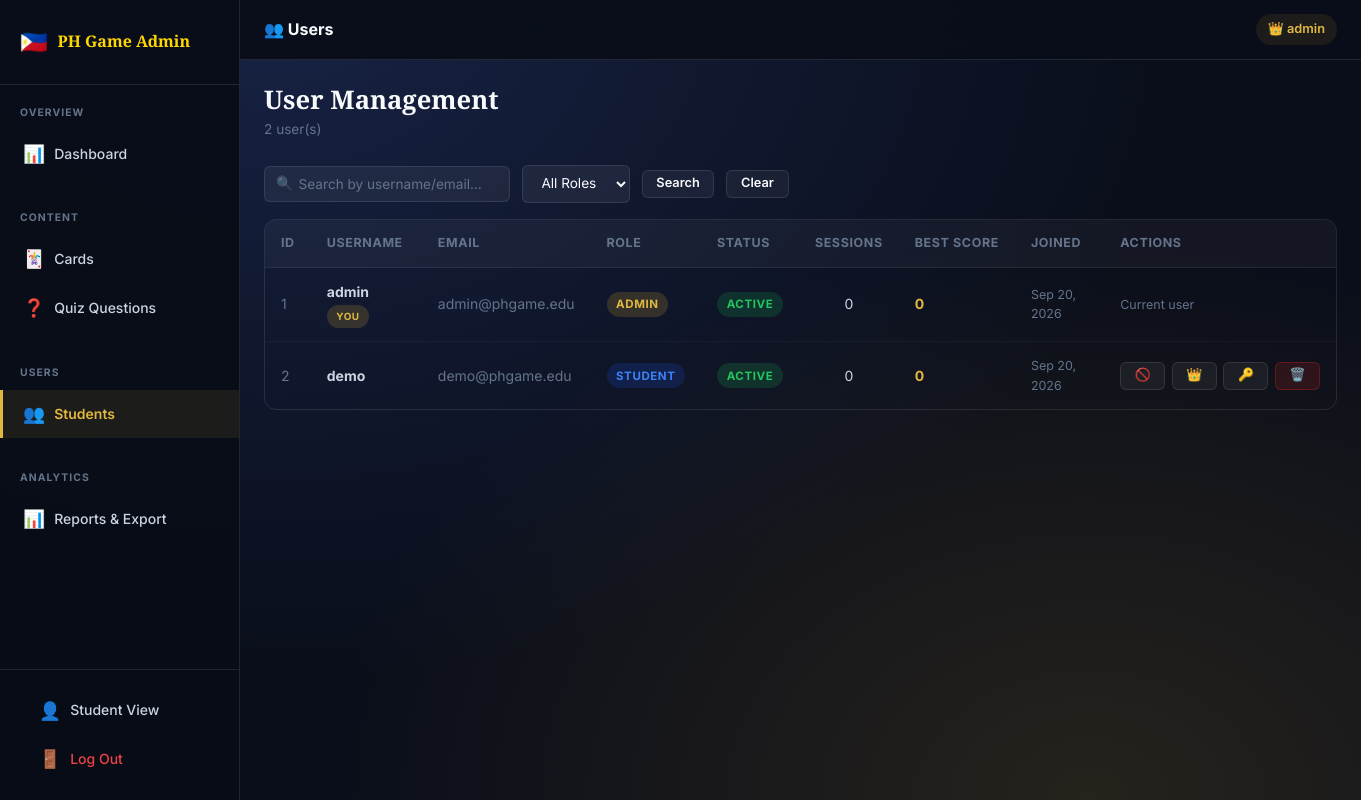
The page /admin/users.php (signed in) on the database its author committed.
### tables this page shows
CREATE TABLE `users` (
  `id`            INT AUTO_INCREMENT PRIMARY KEY,
  `username`      VARCHAR(50)  UNIQUE NOT NULL,
  `email`         VARCHAR(100) UNIQUE NOT NULL,
  `password_hash` VARCHAR(255) NOT NULL,
  `role`          ENUM('student','admin') DEFAULT 'student',
  `is_active`     TINYINT(1) DEFAULT 1,
  `created_at`    TIMESTAMP DEFAULT CURRENT_TIMESTAMP,
  `updated_at`    TIMESTAMP DEFAULT CURRENT_TIMESTAMP ON UPDATE CURRENT_TIMESTAMP
);

### includes/functions.php (called while the page is built, shortened)
<?php
function sanitize(mixed $val): string {
    return htmlspecialchars(trim((string)$val), ENT_QUOTES, 'UTF-8');
}

### includes/auth.php (called while the page is built, shortened)
<?php
function csrfToken(): string {
    return $_SESSION['csrf_token'];
}

### admin/users.php (the view, shortened to what this page needs)
<?php
require_once '../includes/auth.php';
require_once '../includes/functions.php';
$db = getDB();
$searchQ    = sanitize($_GET['q']    ?? '');
$sql = 'SELECT u.*,
    (SELECT COUNT(*) FROM performance_records WHERE user_id=u.id) AS sessions,
    (SELECT COALESCE(MAX(score),0) FROM performance_records WHERE user_id=u.id) AS best_score
    FROM users u WHERE 1=1';
$params = [];
$sql .= ' ORDER BY u.created_at DESC';
$stmt = $db->prepare($sql); $stmt->execute($params);
$users = $stmt->fetchAll();
?>
<!DOCTYPE html>
<html lang="en">
<head>
  <link rel="stylesheet" href="../assets/css/main.css">
  <link rel="stylesheet" href="../assets/css/admin.css">
</head>
<body class="page-bg">
<div class="admin-layout">
<?php include '_sidebar.php'; ?>
<div class="admin-main">
  <div class="admin-topbar">
    <div style="display:flex;align-items:center;gap:.75rem;">
      <span class="topbar-title">👥 Users</span>
    </div>
    <div class="topbar-right">
      <div class="user-pill">👑 <?= htmlspecialchars($_SESSION['username']) ?></div>
    </div>
  </div>
  <div class="admin-content">
    <div class="page-header">
      <div>
        <h1>User Management</h1>
        <p class="page-subtitle"><?= count($users) ?> user(s)</p>
      </div>
    </div>
    <form method="GET" class="toolbar">
      <div class="toolbar-left">
        <div class="search-wrap">
          <span class="search-icon">🔍</span>
          <input type="text" name="q" class="search-input" placeholder="Search by username/email…" value="<?= htmlspecialchars($searchQ) ?>">
        </div>
        <select name="role" class="filter-select" onchange="this.form.submit()">
          <option value="">All Roles</option>
        </select>
        <button type="submit" class="btn btn-secondary btn-sm">Search</button>
        <a href="users.php" class="btn btn-secondary btn-sm">Clear</a>
      </div>
    </form>
    <div class="table-wrapper">
      <table id="users-table">
        <thead>
          <tr>
            <th>ID</th><th>Username</th><th>Email</th><th>Role</th>
            <th>Status</th><th>Sessions</th><th>Best Score</th><th>Joined</th><th>Actions</th>
          </tr>
        </thead>
        <tbody>
          <?php foreach ($users as $u): ?>
          <tr>
            <td class="text-muted"><?= $u['id'] ?></td>
            <td><strong><?= htmlspecialchars($u['username']) ?></strong>
              <?php if ($u['id'] === $_SESSION['user_id']): ?>
                <span class="badge badge-admin" style="font-size:.62rem;">You</span>
              <?php endif; ?>
            </td>
            <td class="text-muted"><?= htmlspecialchars($u['email']) ?></td>
            <td><span class="badge badge-<?= $u['role'] ?>"><?= ucfirst($u['role']) ?></span></td>
            <td><span class="badge <?= $u['is_active'] ? 'badge-active':'badge-inactive' ?>"><?= $u['is_active']?'Active':'Inactive' ?></span></td>
            <td class="text-center"><?= $u['sessions'] ?></td>
            <td class="text-gold fw-bold"><?= number_format($u['best_score']) ?></td>
            <td class="text-muted" style="font-size:.78rem;"><?= date('M d, Y', strtotime($u['created_at'])) ?></td>
            <td>
              <div class="action-group">
                <?php if ($u['id'] !== $_SESSION['user_id']): ?>
                  <a href="users.php?action=toggle&id=<?= $u['id'] ?>&csrf=<?= csrfToken() ?>"
                     class="btn btn-secondary btn-sm"
                     title="<?= $u['is_active']?'Deactivate':'Activate' ?>">
                    <?= $u['is_active'] ? '🚫' : '✅' ?>
                  </a>
                  <a href="users.php?action=promote&id=<?= $u['id'] ?>&csrf=<?= csrfToken() ?>"
                     class="btn btn-secondary btn-sm"
                     title="<?= $u['role']==='admin'?'Demote to Student':'Promote to Admin' ?>"
                     onclick="return confirm('Change role for <?= htmlspecialchars($u['username']) ?>?')">
                    <?= $u['role']==='admin'?'👤':'👑' ?>
                  </a>
                  <button class="btn btn-secondary btn-sm"
                          title="Change Password"
                          onclick="openPwdModal(<?= $u['id'] ?>,'<?= htmlspecialchars($u['username']) ?>')">🔑</button>
                  <a href="users.php?action=delete&id=<?= $u['id'] ?>&csrf=<?= csrfToken() ?>"
                     class="btn btn-danger btn-sm"
                     onclick="return confirm('Delete user <?= htmlspecialchars($u['username']) ?> and ALL their game data?')">🗑️</a>
                <?php else: ?>
                  <span class="text-muted" style="font-size:.78rem;">Current user</span>
                <?php endif; ?>
              </div>
            </td>
          </tr>
          <?php endforeach; ?>
        </tbody>
      </table>
    </div>
  </div>
</div>
</div>
</body>
</html>

### admin/_sidebar.php
<?php
$currentFile = basename($_SERVER['PHP_SELF']);
function sidebarLink(string $file, string $icon, string $label, string $current): string {
    $active = ($current === $file) ? 'active' : '';
    $path   = ($file === 'index.php') ? '../admin/index.php' : "../admin/{$file}";
    return "<li><a href='{$path}' class='sidebar-link {$active}'><span class='s-icon'>{$icon}</span>{$label}</a></li>";
}
?>
<aside class="admin-sidebar" id="admin-sidebar">
  <a href="../admin/index.php" class="sidebar-brand">
    <span class="brand-icon">🇵🇭</span>
    <span>PH Game Admin</span>
  </a>
  <div class="sidebar-section">
    <div class="sidebar-section-title">Overview</div>
    <ul class="sidebar-nav">
      <?= sidebarLink('index.php', '📊', 'Dashboard', $currentFile) ?>
    </ul>
  </div>
  <div class="sidebar-section">
    <div class="sidebar-section-title">Content</div>
    <ul class="sidebar-nav">
      <?= sidebarLink('cards.php',     '🃏', 'Cards',          $currentFile) ?>
      <?= sidebarLink('questions.php', '❓', 'Quiz Questions', $currentFile) ?>
    </ul>
  </div>
  <div class="sidebar-section">
    <div class="sidebar-section-title">Users</div>
    <ul class="sidebar-nav">
      <?= sidebarLink('users.php', '👥', 'Students', $currentFile) ?>
    </ul>
  </div>
  <div class="sidebar-section">
    <div class="sidebar-section-title">Analytics</div>
    <ul class="sidebar-nav">
      <?= sidebarLink('reports.php', '📊', 'Reports & Export', $currentFile) ?>
    </ul>
  </div>
  <div class="sidebar-footer">
    <a href="../dashboard.php" class="sidebar-link"><span class="s-icon">👤</span>Student View</a>
    <a href="../logout.php"    class="sidebar-link" style="color:var(--red-400);"><span class="s-icon">🚪</span>Log Out</a>
  </div>
</aside>

### assets/css/main.css (style rules this page uses)
:root { --navy-900: #0a0e1a; --navy-800: #0f1628; --navy-700: #141d35; --navy-600: #1a2445; --navy-500: #203060; --gold-500: #c8992a; --gold-400: #e0b840; --gold-300: #f0d060; --gold-glow: #ffd700; --red-500: #dc2626; --red-400: #ef4444; --green-500: #16a34a; --green-400: #22c55e; --blue-500: #1d4ed8; --blue-400: #3b82f6; --white: #ffffff; --gray-100: #f1f5f9; --gray-200: #e2e8f0; --gray-300: #cbd5e1; --gray-400: #94a3b8; --gray-500: #64748b; --text-primary: #f8fafc; --text-secondary: #cbd5e1; --text-muted: #64748b; --glass-bg: rgba(255, 255, 255, 0.05); --glass-border: rgba(255, 255, 255, 0.1); --glass-hover: rgba(255, 255, 255, 0.09); --shadow-sm: 0 1px 3px rgba(0,0,0,0.4); --shadow-md: 0 4px 16px rgba(0,0,0,0.5); --shadow-lg: 0 8px 32px rgba(0,0,0,0.6); --shadow-gold: 0 0 20px rgba(200,153,42,0.35); --radius-sm: 6px; --radius-md: 12px; --radius-lg: 18px; --radius-xl: 24px; --transition: 0.2s cubic-bezier(0.4, 0, 0.2, 1); --transition-slow: 0.4s cubic-bezier(0.4, 0, 0.2, 1); }
*, *::before, *::after { box-sizing: border-box; margin: 0; padding: 0; }
html { scroll-behavior: smooth; font-size: 16px; }
body { font-family: 'Inter', system-ui, sans-serif; background-color: var(--navy-900); color: var(--text-primary); min-height: 100vh; line-height: 1.6; -webkit-font-smoothing: antialiased; }
a { color: var(--gold-400); text-decoration: none; transition: color var(--transition); }
.page-bg { background: radial-gradient(ellipse at 20% 0%, rgba(32, 48, 96, 0.6) 0%, transparent 60%), radial-gradient(ellipse at 80% 100%, rgba(200,153,42,0.15) 0%, transparent 50%), var(--navy-900); min-height: 100vh; }
h1, h2, h3, h4, h5, h6 { font-family: 'Playfair Display', serif; line-height: 1.25; color: var(--text-primary); }
h1 { font-size: clamp(1.8rem, 4vw, 2.8rem); }
p { color: var(--text-secondary); }
.btn { display: inline-flex; align-items: center; justify-content: center; gap: 0.45rem; padding: 0.65rem 1.4rem; border-radius: var(--radius-sm); border: none; cursor: pointer; font-family: 'Inter', sans-serif; font-size: 0.9rem; font-weight: 600; transition: all var(--transition); text-decoration: none; white-space: nowrap; line-height: 1; }
.btn-secondary { background: var(--glass-bg); color: var(--text-primary); border: 1px solid var(--glass-border); }
.btn-danger { background: rgba(220, 38, 38, 0.15); color: var(--red-400); border: 1px solid rgba(220,38,38,0.3); }
.btn-sm { padding: 0.4rem 0.85rem; font-size: 0.8rem; }
.table-wrapper { overflow-x: auto; border-radius: var(--radius-md); border: 1px solid var(--glass-border); }
table { width: 100%; border-collapse: collapse; font-size: 0.875rem; }
thead { background: rgba(255,255,255,0.04); border-bottom: 1px solid var(--glass-border); }
thead th { padding: 0.85rem 1rem; text-align: left; font-weight: 700; font-size: 0.78rem; text-transform: uppercase; letter-spacing: 0.05em; color: var(--text-muted); white-space: nowrap; }
tbody tr { border-bottom: 1px solid rgba(255,255,255,0.04); transition: background var(--transition); }
tbody tr:last-child { border-bottom: none; }
tbody td { padding: 0.85rem 1rem; color: var(--text-secondary); vertical-align: middle; }
.badge { display: inline-block; padding: 0.2rem 0.6rem; border-radius: 99px; font-size: 0.72rem; font-weight: 700; text-transform: uppercase; letter-spacing: 0.05em; }
.badge-student { background: rgba(29,78,216,0.2); color: var(--blue-400); }
.badge-admin { background: rgba(200,153,42,0.2); color: var(--gold-400); }
.badge-active { background: rgba(22,163,74,0.2); color: var(--green-400); }
.text-gold { color: var(--gold-400); }
.text-muted { color: var(--text-muted); }
.text-center { text-align: center; }
.fw-bold { font-weight: 700; }

### rows shown on the page
users: id "1", username "admin", shows "YOU", email "admin@phgame.edu", role "ADMIN", is_active "ACTIVE", sessions "0", best_score "0", created_at "Sep 20, 2026", shows "Current user"
users: id "2", username "demo", email "demo@phgame.edu", role "STUDENT", is_active "ACTIVE", sessions "0", best_score "0", created_at "Sep 20, 2026"

### other values the page prints
$icon "📊 🃏 ❓ 👥 📊"
$label "Dashboard Cards Quiz Questions Students Reports & Export"
$_SESSION['username'] "admin"
count($users) "2"
